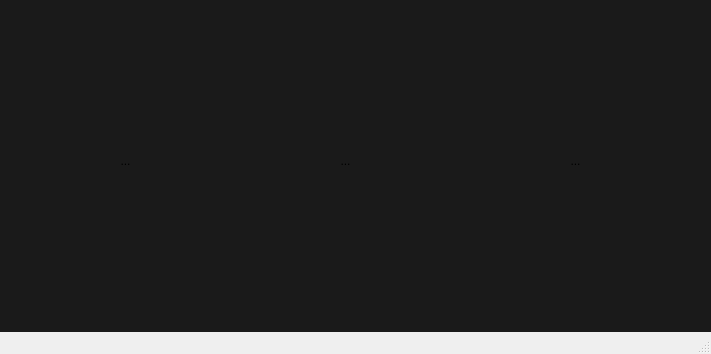
<?xml version="1.0" encoding="UTF-8"?>
<ui version="4.0">
 <class>MainWindow</class>
 <widget class="QMainWindow" name="MainWindow">
  <property name="geometry">
   <rect>
    <x>0</x>
    <y>0</y>
    <width>711</width>
    <height>354</height>
   </rect>
  </property>
  <property name="sizePolicy">
   <sizepolicy hsizetype="Preferred" vsizetype="Preferred">
    <horstretch>0</horstretch>
    <verstretch>0</verstretch>
   </sizepolicy>
  </property>
  <property name="minimumSize">
   <size>
    <width>711</width>
    <height>354</height>
   </size>
  </property>
  <property name="maximumSize">
   <size>
    <width>711</width>
    <height>354</height>
   </size>
  </property>
  <property name="windowTitle">
   <string>Personalizador de Capas</string>
  </property>
  <property name="windowIcon">
   <iconset>
    <normaloff>../images/icons/image6.png</normaloff>../images/icons/image6.png</iconset>
  </property>
  <property name="tabShape">
   <enum>QTabWidget::Rounded</enum>
  </property>
  <widget class="QWidget" name="centralWidget">
   <property name="styleSheet">
    <string notr="true">#centralWidget{
background-color: rgb(26, 26, 26);
}


</string>
   </property>
   <widget class="QToolButton" name="botaoUIPersonalizar">
    <property name="geometry">
     <rect>
      <x>270</x>
      <y>80</y>
      <width>151</width>
      <height>161</height>
     </rect>
    </property>
    <property name="text">
     <string>...</string>
    </property>
    <property name="icon">
     <iconset>
      <normaloff>../images/icons/responsive17.png</normaloff>../images/icons/responsive17.png</iconset>
    </property>
    <property name="iconSize">
     <size>
      <width>126</width>
      <height>126</height>
     </size>
    </property>
    <property name="autoRaise">
     <bool>true</bool>
    </property>
   </widget>
   <widget class="QToolButton" name="botaoUIGaleria">
    <property name="geometry">
     <rect>
      <x>500</x>
      <y>80</y>
      <width>151</width>
      <height>161</height>
     </rect>
    </property>
    <property name="layoutDirection">
     <enum>Qt::LeftToRight</enum>
    </property>
    <property name="text">
     <string>...</string>
    </property>
    <property name="icon">
     <iconset>
      <normaloff>../images/icons/photos13.png</normaloff>../images/icons/photos13.png</iconset>
    </property>
    <property name="iconSize">
     <size>
      <width>126</width>
      <height>126</height>
     </size>
    </property>
    <property name="autoRaise">
     <bool>true</bool>
    </property>
   </widget>
   <widget class="QToolButton" name="botaoUIConfig">
    <property name="geometry">
     <rect>
      <x>50</x>
      <y>80</y>
      <width>151</width>
      <height>161</height>
     </rect>
    </property>
    <property name="focusPolicy">
     <enum>Qt::NoFocus</enum>
    </property>
    <property name="text">
     <string>...</string>
    </property>
    <property name="icon">
     <iconset>
      <normaloff>../images/icons/Branch-Engineering-256.png</normaloff>../images/icons/Branch-Engineering-256.png</iconset>
    </property>
    <property name="iconSize">
     <size>
      <width>126</width>
      <height>126</height>
     </size>
    </property>
    <property name="autoRaise">
     <bool>true</bool>
    </property>
   </widget>
  </widget>
  <widget class="QMenuBar" name="menuBar">
   <property name="geometry">
    <rect>
     <x>0</x>
     <y>0</y>
     <width>711</width>
     <height>20</height>
    </rect>
   </property>
  </widget>
  <widget class="QStatusBar" name="statusBar"/>
 </widget>
 <layoutdefault spacing="6" margin="11"/>
 <resources/>
 <connections/>
</ui>
